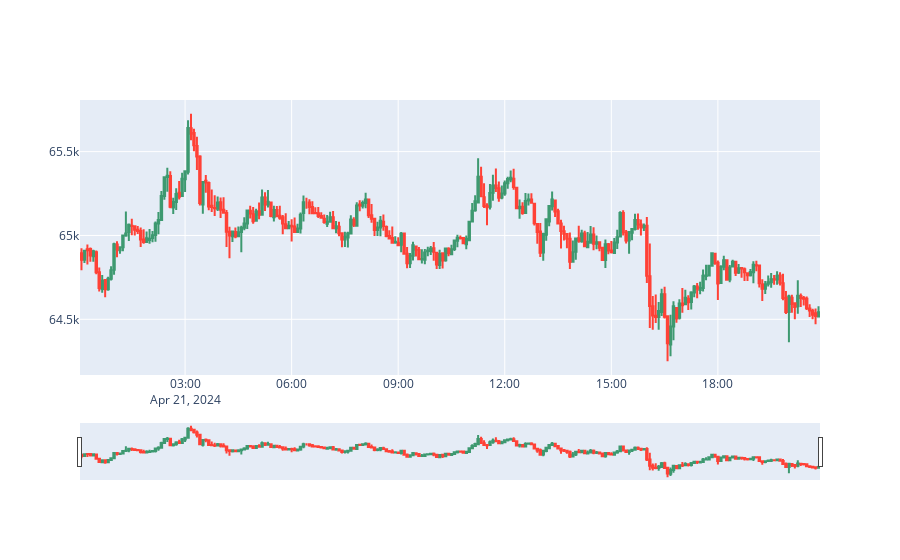

This figure's notebook cell:
### Code cell
fig = go.Figure(data=[go.Candlestick(x=filtered_df['tradetime'],
                open=filtered_df['open'],
                high=filtered_df['high'],
                low=filtered_df['low'],
                close=filtered_df['close'])])

fig.show()

### Figure 1 — Plotly figure (JSON) as saved in the notebook; plotly's stock layout.template omitted (floating-point values rounded to 4 significant figures; data arrays with more than 128 entries replaced by an {"elided": "..."} marker saying what was removed)
{"data": [{"close": {"elided": "250 float values"}, "high": {"elided": "250 float values"}, "low": {"elided": "250 float values"}, "open": {"elided": "250 float values"}, "type": "candlestick", "x": {"elided": "250 str values"}}], "layout": {}}
